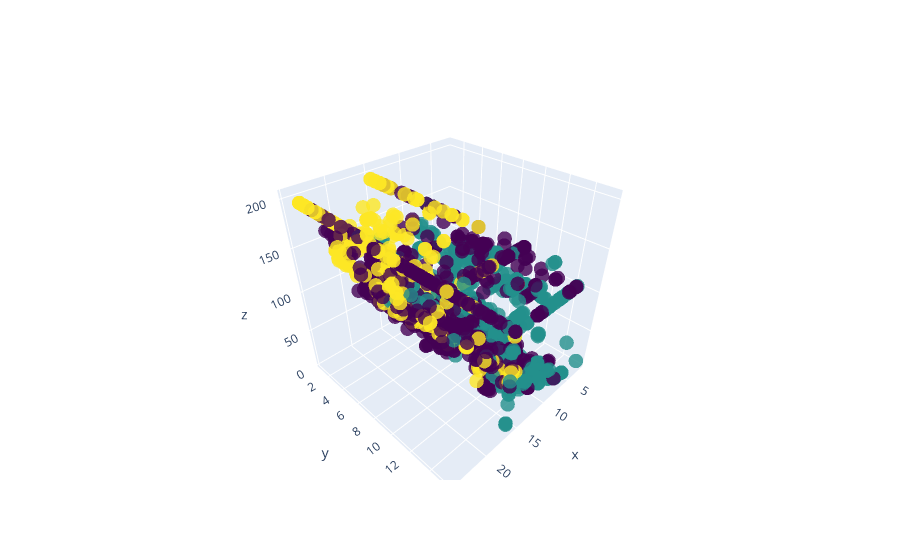

Write notebook code for a chart like this one.
### Code cell
fig = go.Figure(data=go.Scatter3d(
    x=df_normalized.iloc[:, 0],
    y=df_normalized.iloc[:, 1],
    z=df_normalized.iloc[:, 2],
    mode='markers',
    marker=dict(
        size=5,
        color=labels_agg,  # set color to the Agglomerative Clustering labels
        colorscale='Viridis',
        opacity=0.8
    )
))

fig.show()

### Figure 1 — Plotly figure (JSON) as saved in the notebook; plotly's stock layout.template omitted (floating-point values rounded to 4 significant figures; data arrays with more than 128 entries replaced by an {"elided": "..."} marker saying what was removed)
{"data": [{"marker": {"color": {"elided": "2704 int values"}, "colorscale": [[0, "#440154"], [0.1111, "#482878"], [0.2222, "#3e4989"], [0.3333, "#31688e"], [0.4444, "#26828e"], [0.5556, "#1f9e89"], [0.6667, "#35b779"], [0.7778, "#6ece58"], [0.8889, "#b5de2b"], [1, "#fde725"]], "opacity": 0.8, "size": 5}, "mode": "markers", "type": "scatter3d", "x": {"elided": "2704 float values"}, "y": {"elided": "2704 float values"}, "z": {"elided": "2704 float values"}}], "layout": {}}
